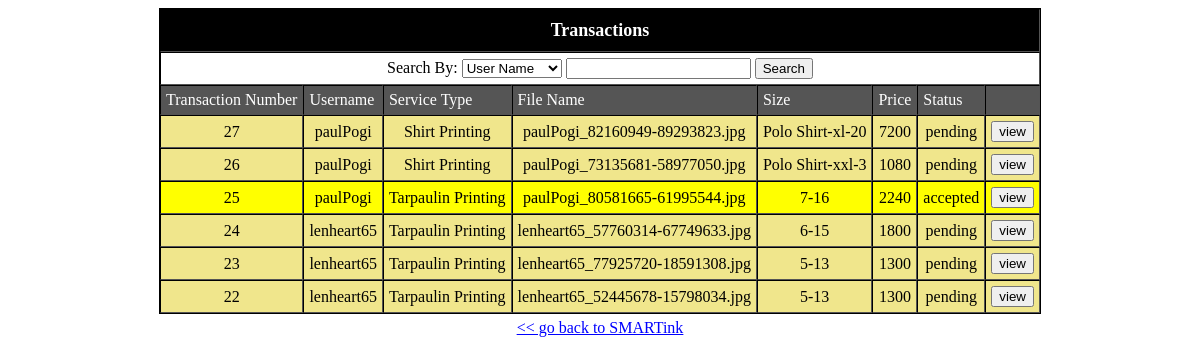
Screenshot of /php_functions/transactions.php with the database file from the repository.
### tables this page shows
CREATE TABLE IF NOT EXISTS `transactions` (
  `id` int(11) NOT NULL AUTO_INCREMENT,
  `user_id` int(11) NOT NULL,
  `service_type` text NOT NULL,
  `file_name` text NOT NULL,
  `size` text NOT NULL,
  `price` int(11) NOT NULL,
  `remarks` text NOT NULL,
  `receipt` int(11) NOT NULL,
  `status` text NOT NULL,
  PRIMARY KEY (`id`),
  KEY `user_id` (`user_id`)
);

CREATE TABLE IF NOT EXISTS `user_info` (
  `user_id` int(11) NOT NULL AUTO_INCREMENT,
  `username` text NOT NULL,
  `password` text NOT NULL,
  `first_name` text NOT NULL,
  `middle_name` text NOT NULL,
  `last_name` text NOT NULL,
  `email_address` text NOT NULL,
  `gender` text NOT NULL,
  `birthdate` text NOT NULL,
  PRIMARY KEY (`user_id`)
);

### php_functions/transactions.php (the view, shortened to what this page needs)
<!DOCTYPE html>
<html>
    <head>
        <?php
            $field = isset($_POST['param1']) ? $_POST['param1'] : "";
            $stringValue = isset($_POST['param2']) ? $_POST['param2'] : "";
            $fields[0] = array("username", "User Name");
            $fields[1] = array("service_type", "Service Type");
            $fields[2] = array("status", "Status");
        ?>
    </head>
    <body onload="document.getElementById('param1').value = document.getElementById('searchParameter').value;">
        <form method="post" action="transactions.php" name="searchResult">
            <table cellspacing="0" cellpadding="0" border="1" align='center'>
                <tr><th colspan="8">Transactions</th></tr>
                <tr align="center">
                    <td colspan="8">
                        Search By:
                        <select name="searchParameter" id="searchParameter" onchange="document.getElementById('param1').value = document.getElementById('searchParameter').value;" autofocus>
                        <?php
                            for($x = 0; $x < count($fields); $x++)
                            {
                                if($field == $fields[$x][0])
                                {
                                    echo "<option value='" . $fields[$x][0] . "' selected>" . $fields[$x][1] . "</option>";
                                }
                                else
                                {
                                        echo "<option value='" . $fields[$x][0] . "'>" . $fields[$x][1] . "</option>";
                                }
                            }
                        ?>
                        </select>
                        <input type="text" name="searchString" id="searchString" value="<?php echo $stringValue;?>" onchange="document.getElementById('param2').value = document.getElementById('searchString').value;">
                        <input type="submit" value="Search">
                    </td>
                </tr>
                <tr style="background-color: #555; color: white;"><td>Transaction Number</td><td>Username</td><td>Service Type</td><td>File Name</td><td>Size</td><td>Price</td><td>Status</td><td></td></tr>
                <?php
                    if($field == "")
                    {
                        $sqlQuery = "SELECT transactions.*, user_info.* FROM transactions JOIN user_info WHERE transactions.user_id = user_info.user_id ORDER BY id DESC";
                    }
                    else
                    {
                        $sqlQuery = "SELECT transactions.*, user_info.* FROM transactions JOIN user_info WHERE transactions.user_id = user_info.user_id AND " . $field . " LIKE '%" . $stringValue . "%' ORDER BY id DESC";
                    }
                    $sendQuery = mysql_query($sqlQuery) or die("ERROR: at view all >>" . mysql_error());
                    while($data = mysql_fetch_assoc($sendQuery))
                    {
                        if($data['status'] == 'finished')
                        {
                            echo "  <tr align='center' style='background-color: greenyellow;'>
                                        <td>" . $data['id'] . "</td>
                                        <td>" . $data['username'] . "</td>
                                        <td>" . $data['service_type'] . "</td>
                                        <td>" . $data['file_name'] . "</td>
                                        <td>" . $data['size'] . "</td>
                                        <td>" . $data['price'] . "</td>
                                        <td>" . $data['status'] . "</td>
                                        <td><input type='button' value='view' onclick='window.location.href = \"transactions_info.php?trans_number=". $data['id'] . "\";'></td>
                                    </tr>";
                        }
                        else if($data['status'] == 'accepted')
                        {
                            echo "  <tr align='center' style='background-color: yellow;'>
                                        <td>" . $data['id'] . "</td>
                                        <td>" . $data['username'] . "</td>
                                        <td>" . $data['service_type'] . "</td>
                                        <td>" . $data['file_name'] . "</td>
                                        <td>" . $data['size'] . "</td>
                                        <td>" . $data['price'] . "</td>
                                        <td>" . $data['status'] . "</td>
                                        <td><input type='button' value='view' onclick='window.location.href = \"transactions_info.php?trans_number=". $data['id'] . "\";'></td>
                                    </tr>";
                        }
                        else
                        {
                            echo "  <tr align='center' style='background-color: khaki;'>
                                        <td>" . $data['id'] . "</td>
                                        <td>" . $data['username'] . "</td>
                                        <td>" . $data['service_type'] . "</td>
                                        <td>" . $data['file_name'] . "</td>
                                        <td>" . $data['size'] . "</td>
                                        <td>" . $data['price'] . "</td>
                                        <td>" . $data['status'] . "</td>
                                        <td><input type='button' value='view' onclick='window.location.href = \"transactions_info.php?trans_number=". $data['id'] . "\";'></td>
                                    </tr>";
                        }
                    }
                ?>
            </table>
        </form>
        <div align='center' style="margin: 5px;"><a href="../index.php" style="color: blue;"> << go back to SMARTink</a></div>
    </body>
</html>

### php_functions/transactions.php (style rules this page uses)
table { border: 1px solid black; }
table th { background-color: #000; color: white; font-size: 18px; padding: 10px; }
table tr td { padding: 5px; }

### rows the page displays
transactions: id "27", user.username "paulPogi", service_type "Shirt Printing", file_name "paulPogi_82160949-89293823.jpg", size "Polo Shirt-xl-20", price "7200", status "pending"
transactions: id "26", user.username "paulPogi", service_type "Shirt Printing", file_name "paulPogi_73135681-58977050.jpg", size "Polo Shirt-xxl-3", price "1080", status "pending"
transactions: id "25", user.username "paulPogi", service_type "Tarpaulin Printing", file_name "paulPogi_80581665-61995544.jpg", size "7-16", price "2240", status "accepted"
transactions: id "24", user.username "lenheart65", service_type "Tarpaulin Printing", file_name "lenheart65_57760314-67749633.jpg", size "6-15", price "1800", status "pending"
transactions: id "23", user.username "lenheart65", service_type "Tarpaulin Printing", file_name "lenheart65_77925720-18591308.jpg", size "5-13", price "1300", status "pending"
transactions: id "22", user.username "lenheart65", service_type "Tarpaulin Printing", file_name "lenheart65_52445678-15798034.jpg", size "5-13", price "1300", status "pending"

### other values shown
form field searchParameter "User Name"
